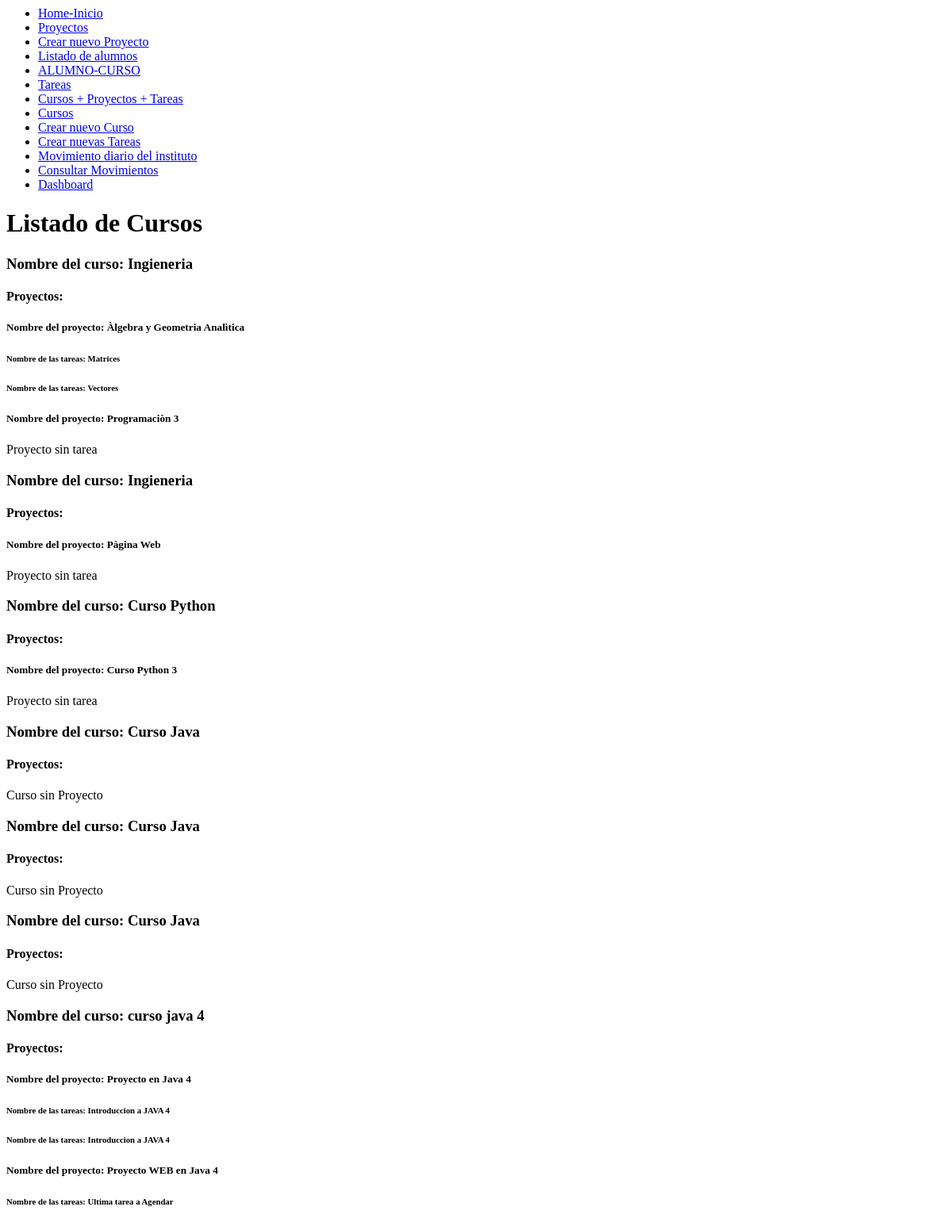
/listarTarea/, run on an earlier commit of the app's database.
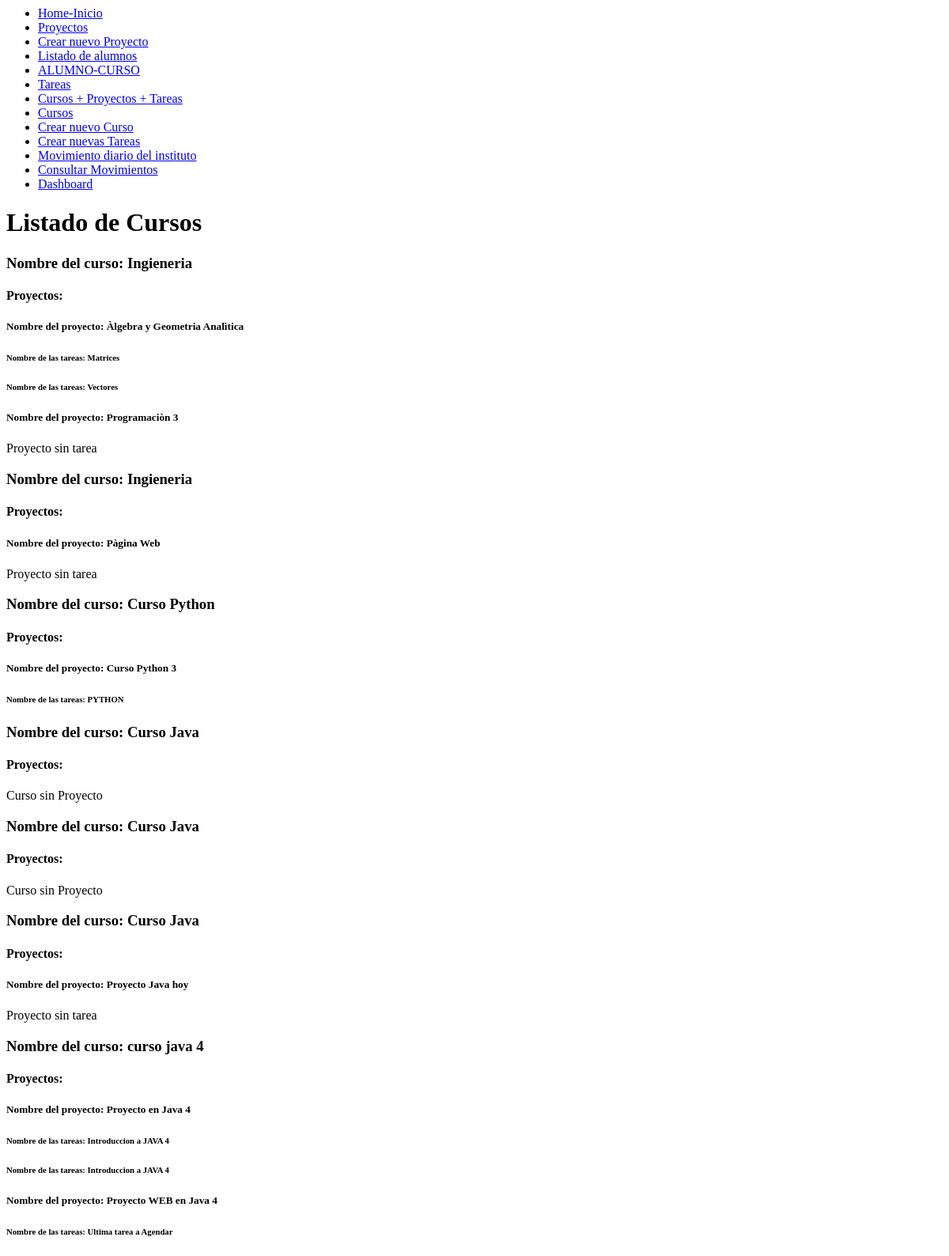
And on a later commit of the database.
### miapp/models.py (models this page shows, shortened)
class Course(models.Model):
    name = models.CharField(max_length=100)
    description = models.TextField()
    done = models.BooleanField(default=False)
    def __str__(self):
        return f"{self.name} - {self.description}"

class Project(models.Model):
    name = models.CharField(max_length=100)
    description = models.CharField(max_length=255)
    curso = models.ForeignKey(Course, on_delete=models.CASCADE, default=1)

class Task(models.Model):
    title = models.CharField(max_length=100)
    description = models.TextField()
    project = models.ForeignKey(Project, on_delete=models.CASCADE)
    done = models.BooleanField(default=False)

### miapp/views.py (the view)
# urls.py: path('listarTarea/', views.listarTarea),
def listarTarea(request):
     courses = Course.objects.all()
     print(courses)
     return render(request, 'task/listarTarea.html',{
     'courses': courses
     })

### miapp/templates/task/listarTarea.html
{% extends 'layout/menu.html' %}
{% block content %}
     <H1>Listado de Cursos</H1>
    {% for curso in courses  %}
        <h3>Nombre del curso: {{ curso.name }}</h3>
        <h4>Proyectos: </h4>
        {% for project in curso.project_set.all %}
            <h5>Nombre del proyecto: {{project.name}}</h5>
            {% for task in project.task_set.all %}
            <h6>Nombre de las tareas: {{task.title}} </h6>
            {% empty %}
                <p>Proyecto sin tarea</p>
            {% endfor %}
        {% empty %}
            <p>Curso sin Proyecto</p>
        {% endfor %}
    {% endfor %}
{% endblock %}

What changed in the data, as far as the page shows it:
shown differently, row unchanged: Project "Curso Python 3": no longer shows "Proyecto sin tarea"
added Task: title "PYTHON", shown under Project "Curso Python 3"
shown differently, row unchanged: Course (number 6 of 7 on the later page): no longer shows "Curso sin Proyecto"
added Project: name "Proyecto Java hoy", shown under Course (number 6 of 7 on the later page)
